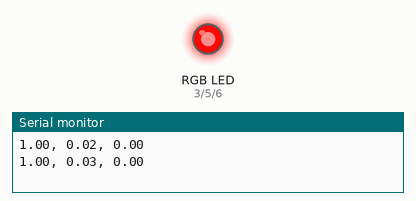
The sketch below on a simulated Arduino Uno, built with avr-gcc and run on an emulated ATmega328P. On the bench: an RGB LED mixed from three pins (HIGH = lit), the last lines printed to the serial monitor.

Above: at 0.05 s.
At 1.15 s:
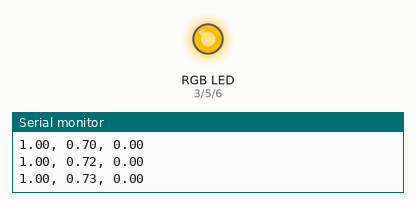
At 2.3 s:
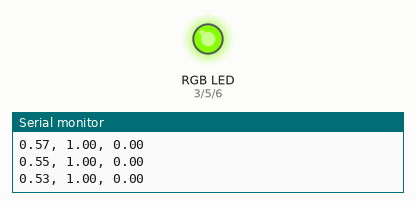
At 4.6 s:
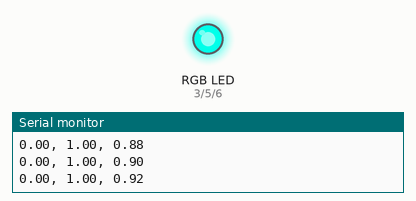
At 6.85 s:
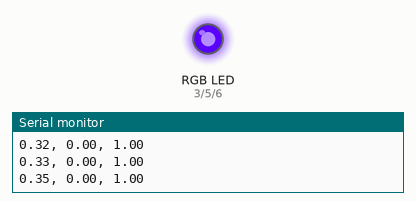
At 9.15 s:
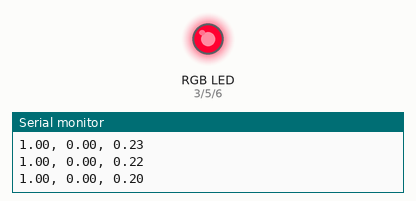
Timing chart, 0 to 12.3 s (numbered marks = the images above):
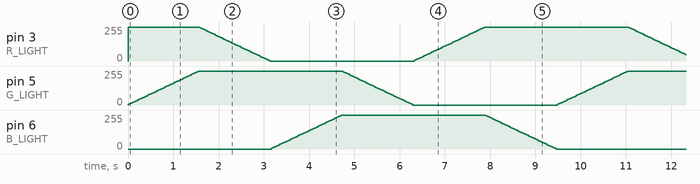

The sketch:

Smooth_Color_Shift.ino
```cpp
#include <math.h>

const int R_LIGHT = 3,
          G_LIGHT = 5,
          B_LIGHT = 6;

float chroma, hueP, X, matchVal;

float lastHSV[3], HSV[3], RGB[3];

const bool VERBOSE_RGB = true,
           VERBOSE_HSV = false;

void setup() {
  pinMode(R_LIGHT, OUTPUT);
  pinMode(G_LIGHT, OUTPUT);
  pinMode(B_LIGHT, OUTPUT);

  HSV[1] = HSV[2] = 1;

  Serial.begin(9600);
}

void loop() {
  updateRGB();

  if(VERBOSE_RGB){
    Serial.print(RGB[0]);
    Serial.print(", ");
    Serial.print(RGB[1]);
    Serial.print(", ");
    Serial.println(RGB[2]);
  }
  if(VERBOSE_HSV){
    Serial.print(HSV[0]);
    Serial.print(", ");
    Serial.print(HSV[1]);
    Serial.print(", ");
    Serial.println(HSV[2]);
  }
  delay(25);
}

void updateRGB(){
  HSV[0] = fmod((HSV[0]+1), 360);

  chroma = HSV[1] * HSV[2];
  hueP = HSV[0]/60.0;
  X = chroma*(1-abs(fmod(hueP,2)-1));

  if(hueP >= 0 && hueP < 1){
    RGB[0] = chroma;
    RGB[1] = X;
    RGB[2] = 0;
  }else if(hueP >= 1 && hueP < 2){
    RGB[0] = X;
    RGB[1] = chroma;
    RGB[2] = 0;
  }else if(hueP >= 2 && hueP < 3){
    RGB[0] = 0;
    RGB[1] = chroma;
    RGB[2] = X;
  }else if(hueP >= 3 && hueP < 4){
    RGB[0] = 0;
    RGB[1] = X;
    RGB[2] = chroma;
  }else if(hueP >= 4 && hueP < 5){
    RGB[0] = X;
    RGB[1] = 0;
    RGB[2] = chroma;
  }else if(hueP >= 5){
    RGB[0] = chroma;
    RGB[1] = 0;
    RGB[2] = X;
  }

  matchVal = HSV[2] - chroma;

  RGB[0] += matchVal;
  RGB[1] += matchVal;
  RGB[2] += matchVal;

  analogWrite(R_LIGHT, (int)(RGB[0]*255));
  analogWrite(G_LIGHT, (int)(RGB[1]*255));
  analogWrite(B_LIGHT, (int)(RGB[2]*255));
}
```
